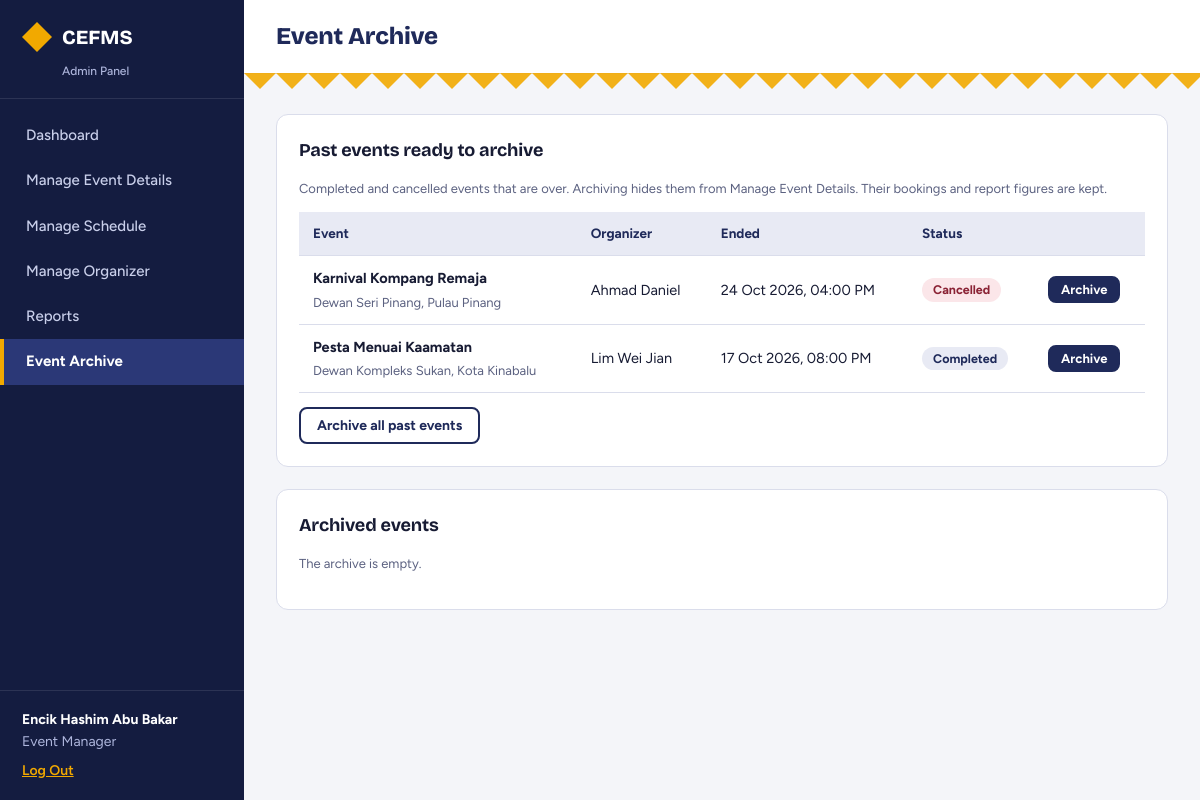
Page /admin/archive.php (signed in) on the committed database.
### tables this page shows
CREATE TABLE `event` (
  `eventId` int(11) NOT NULL AUTO_INCREMENT,
  `organizerId` int(11) NOT NULL,
  `title` varchar(150) NOT NULL,
  `description` text NOT NULL,
  `category` enum('Music','Dance','Craft','Food','Religious','Multi-cultural') NOT NULL,
  `ticketPrice` decimal(8,2) NOT NULL,
  `totalSeats` int(11) NOT NULL,
  `availableSeats` int(11) NOT NULL,
  `status` enum('Pending','Published','Cancelled','Completed') NOT NULL DEFAULT 'Pending',
  `archived` tinyint(1) NOT NULL DEFAULT 0,
  `createdDate` datetime NOT NULL DEFAULT current_timestamp(),
  PRIMARY KEY (`eventId`),
  KEY `fk_event_org` (`organizerId`),
  CONSTRAINT `fk_event_org` FOREIGN KEY (`organizerId`) REFERENCES `user` (`userId`),
  CONSTRAINT `chk_seats` CHECK (`availableSeats` >= 0 and `availableSeats` <= `totalSeats`),
  CONSTRAINT `chk_price` CHECK (`ticketPrice` >= 0)
);

CREATE TABLE `schedule` (
  `scheduleId` int(11) NOT NULL AUTO_INCREMENT,
  `eventId` int(11) NOT NULL,
  `venue` varchar(120) NOT NULL,
  `startDateTime` datetime NOT NULL,
  `endDateTime` datetime NOT NULL,
  `status` enum('Scheduled','Rescheduled','Cancelled') NOT NULL DEFAULT 'Scheduled',
  PRIMARY KEY (`scheduleId`),
  KEY `fk_sched_event` (`eventId`),
  KEY `idx_sched_venue` (`venue`,`startDateTime`,`endDateTime`),
  CONSTRAINT `fk_sched_event` FOREIGN KEY (`eventId`) REFERENCES `event` (`eventId`) ON DELETE CASCADE,
  CONSTRAINT `chk_time` CHECK (`endDateTime` > `startDateTime`)
);

CREATE TABLE `user` (
  `userId` int(11) NOT NULL AUTO_INCREMENT,
  `fullName` varchar(100) NOT NULL,
  `email` varchar(120) NOT NULL,
  `phone` varchar(20) NOT NULL,
  `passwordHash` varchar(255) NOT NULL,
  `role` enum('Event Participant','Organizer','Event Manager') NOT NULL,
  `status` enum('Active','Inactive') NOT NULL DEFAULT 'Active',
  `createdDate` datetime NOT NULL DEFAULT current_timestamp(),
  PRIMARY KEY (`userId`),
  UNIQUE KEY `email` (`email`)
);

### includes/helpers.php (called while the page is built, shortened)
<?php
function e($v): string { return htmlspecialchars((string)$v, ENT_QUOTES, 'UTF-8'); }
function dt(string $s, string $fmt = 'd M Y, h:i A'): string { return date($fmt, strtotime($s)); }
function current_user(): ?array {
    static $checked = null;
    if ($checked !== $_SESSION['user']['userId']) {
        $checked = $_SESSION['user']['userId'];
    }
    return $_SESSION['user'];
}

### public/admin/archive.php (the view, shortened to what this page needs)
<?php
$pdo = db();
$sql = "SELECT e.*, s.venue, s.startDateTime, s.endDateTime, u.fullName AS org
        FROM event e
        JOIN schedule s ON s.eventId = e.eventId
        JOIN user u ON u.userId = e.organizerId
        WHERE e.archived = ? AND e.status IN ('Completed', 'Cancelled')
        ORDER BY s.startDateTime DESC";
$stmt = $pdo->prepare($sql);
$stmt->execute([0]);
$readyRows = $stmt->fetchAll();
$stmt->execute([1]);
$archivedRows = $stmt->fetchAll();
admin_header('Event Archive', 'archive');
?>
<div class="card"><h2>Past events ready to archive</h2>
  <p class="hint">Completed and cancelled events that are over. Archiving hides them from Manage Event Details. Their bookings and report figures are kept.</p>
  <?php if (count($readyRows) === 0) { ?>
    <p class="hint">No past events are waiting to be archived.</p>
  <?php } else { ?>
    <table>
      <thead><tr><th>Event</th><th>Organizer</th><th>Ended</th><th>Status</th><th></th></tr></thead>
      <tbody>
      <?php foreach ($readyRows as $r) { ?>
        <tr>
          <td><b><?= e($r['title']) ?></b><div class="hint"><?= e($r['venue']) ?></div></td>
          <td><?= e($r['org']) ?></td>
          <td><?= e(dt($r['endDateTime'], 'd M Y, h:i A')) ?></td>
          <td><?= status_badge($r['status']) ?></td>
          <td>
            <form method="post" class="inline"><?= csrf_field() ?>
              <button class="btn sm" name="action" value="archive">Archive</button>
            </form>
          </td>
        </tr>
      <?php } ?>
      </tbody>
    </table>
    <form method="post" style="margin-top:14px"><?= csrf_field() ?>
      <button class="btn gray" name="action" value="archive_all">Archive all past events</button>
    </form>
  <?php } ?>
</div>
<div class="card"><h2>Archived events</h2>
  <?php if (count($archivedRows) === 0) { ?>
    <p class="hint">The archive is empty.</p>
  <?php } ?>
</div>
<?php admin_footer();

### includes/layout.php (shortened to what this page needs)
</body></html><?php
function admin_header(string $title, string $active): void {
    $u = current_user();
    $menu = [];
    if ($u) {
        $menu[] = ['dash', '/admin/index.php', 'Dashboard'];
        if ($u['role'] === 'Organizer') {
            $menu[] = ['create', '/admin/event_create.php', 'Create Event'];
            $menu[] = ['history', '/admin/history.php', 'Event History'];
        } else {
            $menu[] = ['events', '/admin/events.php', 'Manage Event Details'];
            $menu[] = ['schedule', '/admin/schedule.php', 'Manage Schedule'];
            $menu[] = ['orgs', '/admin/organizers.php', 'Manage Organizer'];
            $menu[] = ['reports', '/admin/reports.php', 'Reports'];
            $menu[] = ['archive', '/admin/archive.php', 'Event Archive'];
        }
    }
    ?><!doctype html>
<html lang="en"><head><meta charset="utf-8"><meta name="viewport" content="width=device-width, initial-scale=1">
<link rel="stylesheet" href="/assets/admin.css"></head>
<body class="adm">
<aside class="side">
  <div class="side-brand"><span class="logo" aria-hidden="true"></span>CEFMS<small>Admin Panel</small></div>
  <?php if ($u): ?>
  <nav>
    <?php foreach ($menu as $item) { ?>
      <a href="<?= $item[1] ?>" class="<?= ($active === $item[0]) ? 'on' : '' ?>"><?= $item[2] ?></a>
    <?php } ?>
  </nav>
  <div class="side-user"><strong><?= e($u['fullName']) ?></strong><span><?= e($u['role']) ?></span>
    <a href="/admin/logout.php">Log Out</a></div>
  <?php endif; ?>
</aside>
<section class="main">
  <div class="top"><h1><?= e($title) ?></h1></div>
  <div class="content">
<?php $f = flash(); if ($f) { ?><div class="alert <?= e($f['type']) ?>" role="alert"><?= e($f['msg']) ?></div><?php }
}
function admin_footer(): void { ?>
  </div>
</section>
</body></html><?php
}
function status_badge(string $s): string {
    $cls = strtolower(str_replace(' ', '-', $s));
    return '<span class="badge b-' . e($cls) . '">' . e($s) . '</span>';
}
?>

### public/assets/admin.css (style rules this page uses)
:root { --indigo:#1F2A5A;--indigo-d:#141C40;--indigo-m:#2B3877;--indigo-l:#E8EAF4;--saffron:#F2A900;--saffron-l:#FFF0C7;--pandan:#2A7F6F;--pandan-l:#DFF1EC;--rose:#B3364A;--rose-l:#FBE6E9;--amber:#7A5200;--amber-l:#FFF0C7; --bg:#F4F5F9;--ink:#171B33;--muted:#5B6180;--line:#DADDEB;--head:"Bricolage Grotesque",Georgia,serif;--body:Figtree,"Segoe UI",Arial,sans-serif; }
* { box-sizing:border-box }
body.adm { margin:0;font-family:var(--body);font-size:15.5px;background:var(--bg);color:var(--ink);display:flex;min-height:100vh;line-height:1.55 }
h1,h2 { font-family:var(--head);letter-spacing:-.01em }
.side { width:244px;background:var(--indigo-d);color:#fff;display:flex;flex-direction:column;flex-shrink:0 }
.side-brand { padding:22px 22px 20px;font:800 20px/1.1 var(--head);display:flex;align-items:center;flex-wrap:wrap;gap:10px;border-bottom:1px solid rgba(255,255,255,.1) }
.side-brand small { flex-basis:100%;margin:2px 0 0 40px;font:500 12px var(--body);color:#AEB6DC }
.logo { width:30px;height:30px;background:var(--saffron);clip-path:polygon(50% 0,100% 50%,50% 100%,0 50%);display:inline-block }
.side nav { padding:14px 0;flex:1 }
.side nav a { display:block;color:#C9CFEA;text-decoration:none;padding:11px 22px;font-size:15px;font-weight:500;border-left:4px solid transparent }
.side nav a.on { background:var(--indigo-m);color:#fff;font-weight:700;border-left-color:var(--saffron) }
.side-user { padding:18px 22px;border-top:1px solid rgba(255,255,255,.1);font-size:14px }
.side-user span { display:block;color:#AEB6DC;margin-bottom:8px }
.side-user a { color:var(--saffron);font-weight:600 }
.main { flex:1;min-width:0 }
.top { background:#fff;border-bottom:1px solid var(--line);padding:18px 32px;position:relative }
.top:after { content:"";position:absolute;left:0;right:0;bottom:-16px;height:16px;background:var(--tumpal) repeat-x top left;transform:scaleY(-1);opacity:.9 }
.top h1 { margin:0;font-size:24px;font-weight:800;color:var(--indigo) }
.content { padding:40px 32px 32px }
.card { background:#fff;border:1px solid var(--line);border-radius:12px;padding:22px;margin-bottom:22px }
.card h2 { margin:0 0 14px;font-size:18px;font-weight:700 }
.btn { display:inline-block;border:2px solid var(--indigo);border-radius:8px;padding:8px 16px;font:700 14px var(--body);cursor:pointer;text-decoration:none;background:var(--indigo);color:#fff;transition:background .15s }
.btn.sm { padding:4px 11px;font-size:13px }
.btn.gray { background:#fff;color:var(--indigo) }
.hint { font-size:13px;color:var(--muted);margin-top:3px }
table { width:100%;border-collapse:collapse;font-size:14.5px }
th,td { padding:11px 14px;border-bottom:1px solid var(--line);text-align:left;vertical-align:middle }
th { background:var(--indigo-l);font-size:13.5px;font-weight:700;color:var(--indigo) }
.badge { display:inline-block;padding:2px 11px;border-radius:999px;font-size:12.5px;font-weight:700;background:#eee }
.b-cancelled,.b-expired,.b-failed,.b-inactive { background:var(--rose-l);color:#8A2234 }
.b-completed { background:var(--indigo-l);color:var(--indigo) }
.inline { display:inline }

### rows in the picture
event: title "Karnival Kompang Remaja", schedule.venue "Dewan Seri Pinang, Pulau Pinang", organizerId.fullName "Ahmad Daniel", schedule.endDateTime "24 Oct 2026, 04:00 PM", status "Cancelled"
event: title "Pesta Menuai Kaamatan", schedule.venue "Dewan Kompleks Sukan, Kota Kinabalu", organizerId.fullName "Lim Wei Jian", schedule.endDateTime "17 Oct 2026, 08:00 PM", status "Completed"

### other values in the picture
$item[2] "Dashboard"
$item[2] "Manage Event Details"
$item[2] "Manage Schedule"
$item[2] "Manage Organizer"
$item[2] "Reports"
$item[2] "Event Archive"
$u['fullName'] "Encik Hashim Abu Bakar"
$u['role'] "Event Manager"
$title "Event Archive"
